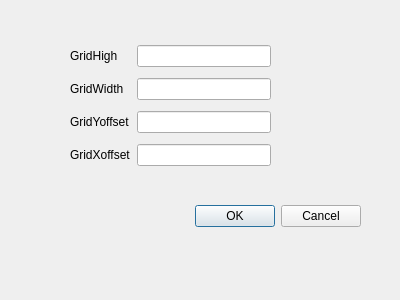
<?xml version="1.0" encoding="UTF-8"?>
<ui version="4.0">
 <class>GridDialog</class>
 <widget class="QDialog" name="GridDialog">
  <property name="geometry">
   <rect>
    <x>0</x>
    <y>0</y>
    <width>400</width>
    <height>300</height>
   </rect>
  </property>
  <property name="windowTitle">
   <string>Dialog</string>
  </property>
  <widget class="QDialogButtonBox" name="buttonBox">
   <property name="geometry">
    <rect>
     <x>20</x>
     <y>200</y>
     <width>341</width>
     <height>32</height>
    </rect>
   </property>
   <property name="orientation">
    <enum>Qt::Horizontal</enum>
   </property>
   <property name="standardButtons">
    <set>QDialogButtonBox::Cancel|QDialogButtonBox::Ok</set>
   </property>
  </widget>
  <widget class="QWidget" name="gridLayoutWidget">
   <property name="geometry">
    <rect>
     <x>70</x>
     <y>40</y>
     <width>201</width>
     <height>131</height>
    </rect>
   </property>
   <layout class="QGridLayout" name="gridLayout">
    <item row="1" column="0">
     <widget class="QLabel" name="label_2">
      <property name="text">
       <string>GridWidth</string>
      </property>
     </widget>
    </item>
    <item row="0" column="0">
     <widget class="QLabel" name="label">
      <property name="text">
       <string>GridHigh</string>
      </property>
     </widget>
    </item>
    <item row="1" column="1">
     <widget class="QLineEdit" name="grid_width"/>
    </item>
    <item row="2" column="1">
     <widget class="QLineEdit" name="offset_y"/>
    </item>
    <item row="2" column="0">
     <widget class="QLabel" name="label_3">
      <property name="text">
       <string>GridYoffset</string>
      </property>
     </widget>
    </item>
    <item row="0" column="1">
     <widget class="QLineEdit" name="grid_high"/>
    </item>
    <item row="3" column="1">
     <widget class="QLineEdit" name="offset_x"/>
    </item>
    <item row="3" column="0">
     <widget class="QLabel" name="label_4">
      <property name="text">
       <string>GridXoffset</string>
      </property>
     </widget>
    </item>
   </layout>
  </widget>
 </widget>
 <resources/>
 <connections>
  <connection>
   <sender>buttonBox</sender>
   <signal>accepted()</signal>
   <receiver>GridDialog</receiver>
   <slot>accept()</slot>
   <hints>
    <hint type="sourcelabel">
     <x>248</x>
     <y>254</y>
    </hint>
    <hint type="destinationlabel">
     <x>157</x>
     <y>274</y>
    </hint>
   </hints>
  </connection>
  <connection>
   <sender>buttonBox</sender>
   <signal>rejected()</signal>
   <receiver>GridDialog</receiver>
   <slot>reject()</slot>
   <hints>
    <hint type="sourcelabel">
     <x>316</x>
     <y>260</y>
    </hint>
    <hint type="destinationlabel">
     <x>286</x>
     <y>274</y>
    </hint>
   </hints>
  </connection>
 </connections>
</ui>
